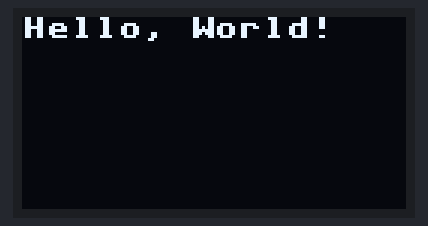
This program was run on a simulated Raspberry Pi Pico running MicroPython. Shown: 128×64 one-colour display. Library files of the repository ran but are not shown: ssd1306.py. At 0.1 s the program stops and its outputs stay as they are.

Above: at 0.2 s.

The program:

lcd.py
```python
from machine import Pin, I2C
import ssd1306

# using default address 0x3C
i2c = I2C(0, scl=Pin(1), sda=Pin(0), freq=200000)
display = ssd1306.SSD1306_I2C(128, 64, i2c)
display.text('Hello, World!', 0, 0, 1)
display.show()
```
